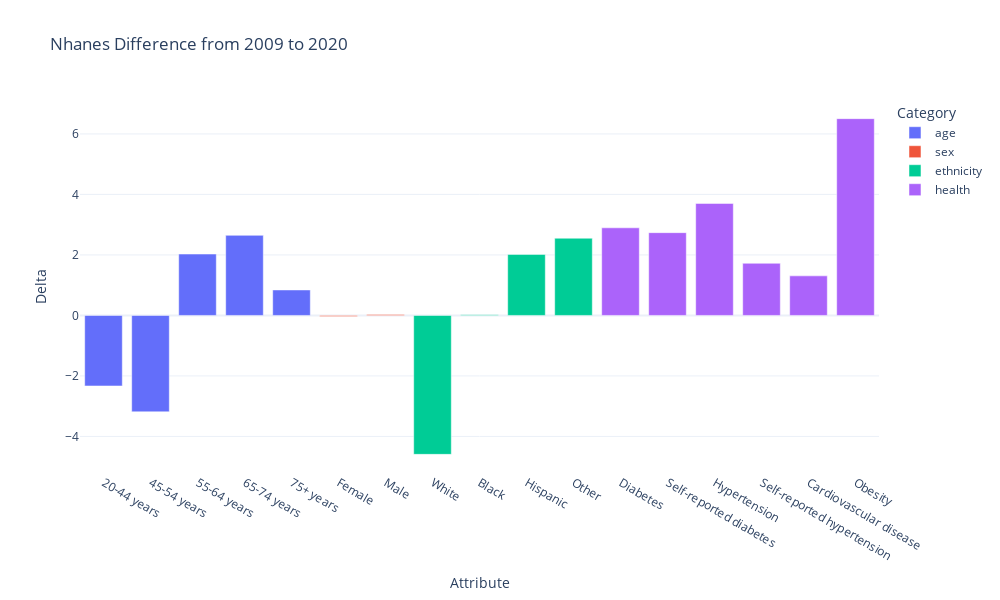

The notebook cell saved with this chart:
### Code cell
# Difference from 2009 to 2020

fig = px.bar(subset, x='Attribute', y='Delta',
             color='Category',
             template='plotly_white',
             title='Nhanes Difference from 2009 to 2020', height=600, width=1000)
fig.show()

### Figure 1 — Plotly figure (JSON) as saved in the notebook; plotly's stock layout.template omitted (floating-point values rounded to 4 significant figures)
{"data": [{"alignmentgroup": "True", "hovertemplate": "Category=age<br>Attribute=%{x}<br>Delta=%{y}<extra></extra>", "legendgroup": "age", "marker": {"color": "#636efa", "pattern": {"shape": ""}}, "name": "age", "offsetgroup": "age", "orientation": "v", "showlegend": true, "textposition": "auto", "type": "bar", "x": ["20-44 years", "45-54 years", "55-64 years", "65-74 years", "75+ years"], "xaxis": "x", "y": [-2.332, -3.187, 2.029, 2.648, 0.8422], "yaxis": "y"}, {"alignmentgroup": "True", "hovertemplate": "Category=sex<br>Attribute=%{x}<br>Delta=%{y}<extra></extra>", "legendgroup": "sex", "marker": {"color": "#EF553B", "pattern": {"shape": ""}}, "name": "sex", "offsetgroup": "sex", "orientation": "v", "showlegend": true, "textposition": "auto", "type": "bar", "x": ["Female", "Male"], "xaxis": "x", "y": [-0.03376, 0.03376], "yaxis": "y"}, {"alignmentgroup": "True", "hovertemplate": "Category=ethnicity<br>Attribute=%{x}<br>Delta=%{y}<extra></extra>", "legendgroup": "ethnicity", "marker": {"color": "#00cc96", "pattern": {"shape": ""}}, "name": "ethnicity", "offsetgroup": "ethnicity", "orientation": "v", "showlegend": true, "textposition": "auto", "type": "bar", "x": ["White", "Black", "Hispanic", "Other"], "xaxis": "x", "y": [-4.593, 0.02208, 2.018, 2.553], "yaxis": "y"}, {"alignmentgroup": "True", "hovertemplate": "Category=health<br>Attribute=%{x}<br>Delta=%{y}<extra></extra>", "legendgroup": "health", "marker": {"color": "#ab63fa", "pattern": {"shape": ""}}, "name": "health", "offsetgroup": "health", "orientation": "v", "showlegend": true, "textposition": "auto", "type": "bar", "x": ["Diabetes", "Self-reported diabetes", "Hypertension", "Self-reported hypertension", "Cardiovascular disease", "Obesity"], "xaxis": "x", "y": [2.897, 2.737, 3.703, 1.724, 1.308, 6.505], "yaxis": "y"}], "layout": {"barmode": "relative", "height": 600, "legend": {"title": {"text": "Category"}, "tracegroupgap": 0}, "title": {"text": "Nhanes Difference from 2009 to 2020"}, "width": 1000, "xaxis": {"anchor": "y", "autorange": true, "domain": [0, 1], "range": [-0.5, 16.5], "title": {"text": "Attribute"}, "type": "category"}, "yaxis": {"anchor": "x", "autorange": true, "domain": [0, 1], "range": [-5.209, 7.122], "title": {"text": "Delta"}, "type": "linear"}}}
